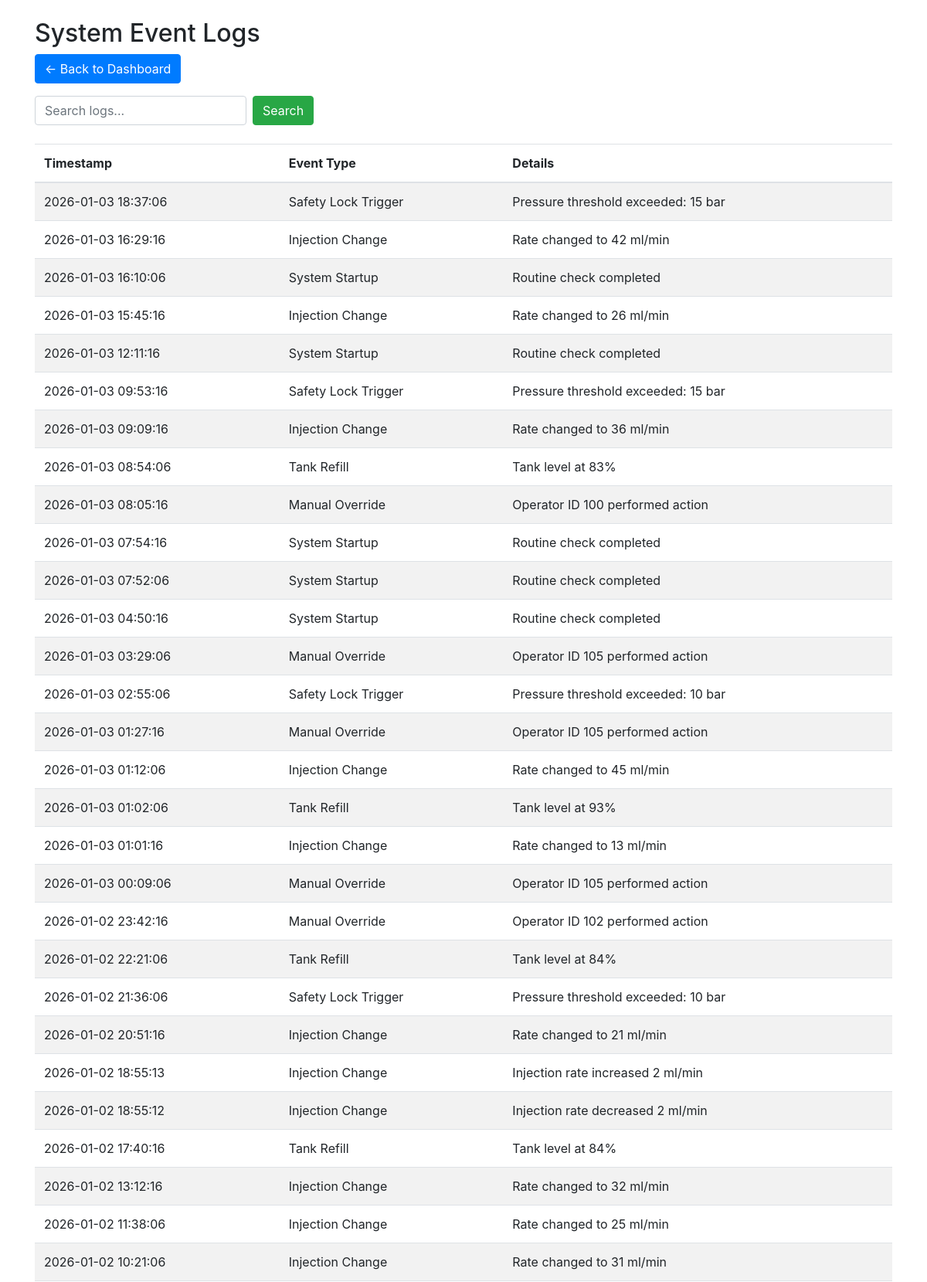
Screenshot of /logs (signed in, upper part) with the database file from the repository.
### tables this page shows
CREATE TABLE logs (
        id INTEGER PRIMARY KEY,
        timestamp TEXT NOT NULL,
        event_type TEXT NOT NULL,
        details TEXT NOT NULL
    );

### app.py (the view)
@app.route('/logs')
def view_logs():
    if not session.get('logged_in'): return redirect(url_for('login'))
    search_query = request.args.get('search', '')
    conn = get_db_connection()
    if search_query:
        query = f"SELECT * FROM logs WHERE details LIKE '%{search_query}%' ORDER BY timestamp DESC"
        print(f"[DEBUG] Executing SQL: {query}")
        logs = conn.execute(query).fetchall()
    else:
        logs = conn.execute('SELECT * FROM logs ORDER BY timestamp DESC LIMIT 50').fetchall()
    conn.close()
    return render_template('logs.html', logs=logs)

### app.py (called while the page is built)
def get_db_connection():
    conn = sqlite3.connect('scada.db')
    conn.row_factory = sqlite3.Row
    return conn

@app.before_request
def security_check():
    if is_ip_banned(request.remote_addr):
        return render_template_string("<h1>403 Forbidden</h1><p>Your IP has been flagged by the IDS and is temporarily banned.</p>"), 403
    check_for_attacks() # Call logic from monitoring/ids.py

### monitoring/ids.py (called while the page is built)
def get_monitor_db():
    conn = sqlite3.connect('scada.db')
    conn.row_factory = sqlite3.Row
    return conn

def is_ip_banned(ip):
    try:
        conn = get_monitor_db()
        row = conn.execute("SELECT * FROM banned_ips WHERE ip_address = ?", (ip,)).fetchone()
        conn.close()
        return row is not None
    except:
        return False

### templates/logs.html
<!DOCTYPE html>
<html>
<head><title>System Logs</title>
<link rel="stylesheet" href="https://stackpath.bootstrapcdn.com/bootstrap/4.5.2/css/bootstrap.min.css">
</head>
<body>
<div class="container">
    <h2 class="mt-4">System Event Logs</h2>
    <a href="/" class="btn btn-primary mb-3">← Back to Dashboard</a>
    <form method="GET" class="form-inline mb-4">
        <input type="text" name="search" class="form-control mr-2" placeholder="Search logs...">
        <button type="submit" class="btn btn-success">Search</button>
    </form>
    <table class="table table-striped">
        <thead><tr><th>Timestamp</th><th>Event Type</th><th>Details</th></tr></thead>
        <tbody>
            {% for log in logs %}
            <tr>
                <td>{{ log['timestamp'] }}</td>
                <td>{{ log['event_type'] }}</td>
                <td>{{ log['details'] }}</td>
            </tr>
            {% else %}
            <tr><td colspan="3">No records found.</td></tr>
            {% endfor %}
        </tbody>
    </table>
</div>
</body>
</html>

### rows the page displays
logs: timestamp "2026-01-03 18:37:06", event_type "Safety Lock Trigger", details "Pressure threshold exceeded: 15 bar"
logs: timestamp "2026-01-03 16:29:16", event_type "Injection Change", details "Rate changed to 42 ml/min"
logs: timestamp "2026-01-03 16:10:06", event_type "System Startup", details "Routine check completed"
logs: timestamp "2026-01-03 15:45:16", event_type "Injection Change", details "Rate changed to 26 ml/min"
logs: timestamp "2026-01-03 12:11:16", event_type "System Startup", details "Routine check completed"
logs: timestamp "2026-01-03 09:53:16", event_type "Safety Lock Trigger", details "Pressure threshold exceeded: 15 bar"
logs: timestamp "2026-01-03 09:09:16", event_type "Injection Change", details "Rate changed to 36 ml/min"
logs: timestamp "2026-01-03 08:54:06", event_type "Tank Refill", details "Tank level at 83%"
logs: timestamp "2026-01-03 08:05:16", event_type "Manual Override", details "Operator ID 100 performed action"
logs: timestamp "2026-01-03 07:54:16", event_type "System Startup", details "Routine check completed"
logs: timestamp "2026-01-03 07:52:06", event_type "System Startup", details "Routine check completed"
logs: timestamp "2026-01-03 04:50:16", event_type "System Startup", details "Routine check completed"
logs: timestamp "2026-01-03 03:29:06", event_type "Manual Override", details "Operator ID 105 performed action"
logs: timestamp "2026-01-03 02:55:06", event_type "Safety Lock Trigger", details "Pressure threshold exceeded: 10 bar"
logs: timestamp "2026-01-03 01:27:16", event_type "Manual Override", details "Operator ID 105 performed action"
logs: timestamp "2026-01-03 01:12:06", event_type "Injection Change", details "Rate changed to 45 ml/min"
logs: timestamp "2026-01-03 01:02:06", event_type "Tank Refill", details "Tank level at 93%"
logs: timestamp "2026-01-03 01:01:16", event_type "Injection Change", details "Rate changed to 13 ml/min"
logs: timestamp "2026-01-03 00:09:06", event_type "Manual Override", details "Operator ID 105 performed action"
logs: timestamp "2026-01-02 23:42:16", event_type "Manual Override", details "Operator ID 102 performed action"
logs: timestamp "2026-01-02 22:21:06", event_type "Tank Refill", details "Tank level at 84%"
logs: timestamp "2026-01-02 21:36:06", event_type "Safety Lock Trigger", details "Pressure threshold exceeded: 10 bar"
logs: timestamp "2026-01-02 20:51:16", event_type "Injection Change", details "Rate changed to 21 ml/min"
logs: timestamp "2026-01-02 18:55:13", event_type "Injection Change", details "Injection rate increased 2 ml/min"
logs: timestamp "2026-01-02 18:55:12", event_type "Injection Change", details "Injection rate decreased 2 ml/min"
logs: timestamp "2026-01-02 17:40:16", event_type "Tank Refill", details "Tank level at 84%"
logs: timestamp "2026-01-02 13:12:16", event_type "Injection Change", details "Rate changed to 32 ml/min"
logs: timestamp "2026-01-02 11:38:06", event_type "Injection Change", details "Rate changed to 25 ml/min"
logs: timestamp "2026-01-02 10:21:06", event_type "Injection Change", details "Rate changed to 31 ml/min"
